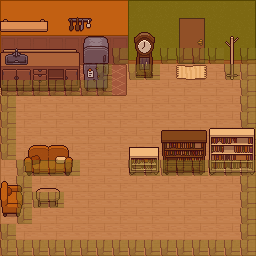

This is a level from a 2D game, rendered from its Tiled map with the project's own tilesets. A one-line summary and the complete map file follow:
An orthogonal 16x16 tile map with 16x16 px tiles, 5 tile layers (floor, doors, cuisine, Collision, ...), 4 tilesets.

<map version="1.8" tiledversion="1.8.6" orientation="orthogonal" renderorder="right-down" width="16" height="16" tilewidth="16" tileheight="16" infinite="0" nextlayerid="6" nextobjectid="1">
 <editorsettings>
  <export target="house.json" format="json" />
 </editorsettings>
 <tileset firstgid="1" source="TopDownHouse_FloorsAndWalls.tsx" />
 <tileset firstgid="163" source="TopDownHouse_DoorsAndWindows.tsx" />
 <tileset firstgid="343" source="TopDownHouse_FurnitureState1.tsx" />
 <tileset firstgid="577" source="TopDownHouse_FurnitureState2.tsx" />
 <layer id="1" name="floor" width="16" height="16">
  <data encoding="csv">
24,25,25,26,25,25,26,25,20,21,21,22,21,21,22,23,
42,43,43,44,43,43,44,43,38,39,39,40,39,39,40,41,
60,61,61,62,61,61,62,61,56,57,57,58,57,57,58,59,
78,79,79,80,79,79,80,79,74,75,75,76,75,75,76,77,
118,119,120,119,120,119,120,119,120,119,120,119,120,119,120,121,
118,119,120,119,120,119,120,119,120,119,120,119,120,119,120,121,
118,119,120,119,120,119,120,119,120,119,120,119,120,119,120,121,
118,119,120,119,120,119,120,119,120,119,120,119,120,119,120,121,
118,119,120,119,120,119,120,119,120,119,120,119,120,119,120,121,
118,119,120,119,120,119,120,119,120,119,120,119,120,119,120,121,
118,119,120,119,120,119,120,119,120,119,120,119,120,119,120,121,
118,119,120,119,120,119,120,119,120,119,120,119,120,119,120,121,
118,119,120,119,120,119,120,119,120,119,120,119,120,119,120,121,
118,119,120,119,120,119,120,119,120,119,120,119,120,119,120,121,
118,119,120,119,120,119,120,119,120,119,120,119,120,119,120,121,
136,137,138,137,138,137,138,137,138,137,138,137,138,137,138,139
</data>
 </layer>
 <layer id="2" name="doors" width="16" height="16">
  <data encoding="csv">
0,0,0,0,0,0,0,0,0,0,0,0,0,0,0,0,
0,0,0,0,0,0,0,0,0,0,0,171,172,0,0,0,
0,0,0,0,0,0,0,0,0,0,0,189,190,0,0,0,
0,0,0,0,0,0,0,0,0,0,0,207,208,0,0,0,
379,380,380,380,380,380,380,381,0,0,0,377,378,0,0,0,
392,393,393,393,393,393,393,394,0,0,0,0,0,0,0,0,
0,0,0,0,0,0,0,0,0,0,0,0,0,0,0,0,
0,0,0,0,0,0,0,0,0,0,0,0,0,0,0,0,
0,0,0,0,0,0,0,0,0,0,0,0,0,0,0,0,
0,478,479,480,481,0,0,0,0,0,0,0,0,0,0,0,
0,491,492,493,494,0,0,0,0,0,0,0,0,0,0,0,
0,0,0,0,0,0,0,0,0,0,0,0,0,0,0,0,
0,0,0,0,0,0,0,0,0,0,0,0,0,0,0,0,
0,0,0,0,0,0,0,0,0,0,0,0,0,0,0,0,
0,0,0,0,0,0,0,0,0,0,0,0,0,0,0,0,
0,0,0,0,0,0,0,0,0,0,0,0,0,0,0,0
</data>
 </layer>
 <layer id="3" name="cuisine" width="16" height="16">
  <data encoding="csv">
0,0,0,0,0,0,0,0,0,0,0,0,0,0,0,0,
546,547,548,0,542,543,0,0,0,0,0,0,0,0,0,0,
0,0,0,0,0,501,502,0,438,439,0,0,0,0,437,0,
505,506,507,508,509,514,515,0,451,452,0,0,0,0,450,0,
518,519,520,521,522,527,528,0,464,465,0,0,0,0,463,0,
531,532,533,534,535,540,541,0,0,0,0,0,0,0,0,0,
0,0,0,0,0,0,0,0,0,0,0,0,0,0,0,0,
0,0,0,0,0,0,0,0,0,0,0,0,0,0,0,0,
0,0,0,0,0,0,0,0,0,0,401,402,403,397,398,399,
0,0,0,0,0,0,0,0,372,373,414,415,416,410,411,412,
0,0,0,0,0,0,0,0,385,386,427,428,429,423,424,425,
445,446,374,375,0,0,0,0,0,0,0,0,0,0,0,0,
458,459,387,388,0,0,0,0,0,0,0,0,0,0,0,0,
471,472,0,0,0,0,0,0,0,0,0,0,0,0,0,0,
0,0,0,0,0,0,0,0,0,0,0,0,0,0,0,0,
0,0,0,0,0,0,0,0,0,0,0,0,0,0,0,0
</data>
 </layer>
 <layer id="4" name="Collision" width="16" height="16" opacity="0.5">
  <data encoding="csv">
0,0,0,0,0,0,0,0,0,0,0,0,0,0,0,0,
0,0,0,0,0,0,0,0,0,0,0,0,0,0,0,0,
0,0,0,0,0,0,0,0,0,0,0,0,0,0,0,0,
0,0,0,0,0,0,0,692,0,0,692,692,692,692,0,692,
0,0,0,0,0,0,692,0,692,692,0,0,0,0,692,692,
692,692,692,692,692,692,692,0,0,0,0,0,0,0,0,692,
692,0,0,0,0,0,0,0,0,0,0,0,0,0,0,692,
692,0,0,0,0,0,0,0,0,0,0,0,0,0,0,692,
692,0,0,0,0,0,0,0,0,0,0,0,0,0,0,692,
692,0,0,0,0,0,0,0,0,0,0,0,0,0,0,692,
0,692,692,692,692,0,0,0,692,692,692,692,692,692,692,692,
0,692,0,0,0,0,0,0,0,0,0,0,0,0,0,692,
0,692,692,692,0,0,0,0,0,0,0,0,0,0,0,692,
0,692,0,0,0,0,0,0,0,0,0,0,0,0,0,692,
692,0,0,0,0,0,0,0,0,0,0,0,0,0,0,692,
692,692,692,692,692,692,692,692,692,692,692,692,692,692,692,692
</data>
 </layer>
 <layer id="5" name="Foreground" width="16" height="16">
  <data encoding="csv">
0,0,0,0,0,0,0,0,0,0,0,0,0,0,0,0,
0,0,0,0,0,0,0,0,0,0,0,0,0,0,0,0,
0,0,0,0,0,0,0,0,0,0,0,0,0,0,0,0,
0,0,0,0,0,0,0,0,0,0,0,0,0,0,0,0,
0,0,0,0,0,0,0,0,0,0,0,0,0,0,0,0,
0,0,0,0,0,0,0,0,0,0,0,0,0,0,0,0,
0,0,0,0,0,0,0,0,0,0,0,0,0,0,0,0,
0,0,0,0,0,0,0,0,0,0,0,0,0,0,0,0,
0,0,0,0,0,0,0,0,0,0,401,402,403,397,398,399,
0,478,479,480,481,0,0,0,372,373,414,415,416,410,411,412,
0,0,0,0,0,0,0,0,0,0,0,0,0,0,0,0,
0,0,374,375,0,0,0,0,0,0,0,0,0,0,0,0,
0,0,0,0,0,0,0,0,0,0,0,0,0,0,0,0,
0,0,0,0,0,0,0,0,0,0,0,0,0,0,0,0,
0,0,0,0,0,0,0,0,0,0,0,0,0,0,0,0,
0,0,0,0,0,0,0,0,0,0,0,0,0,0,0,0
</data>
 </layer>
</map>
